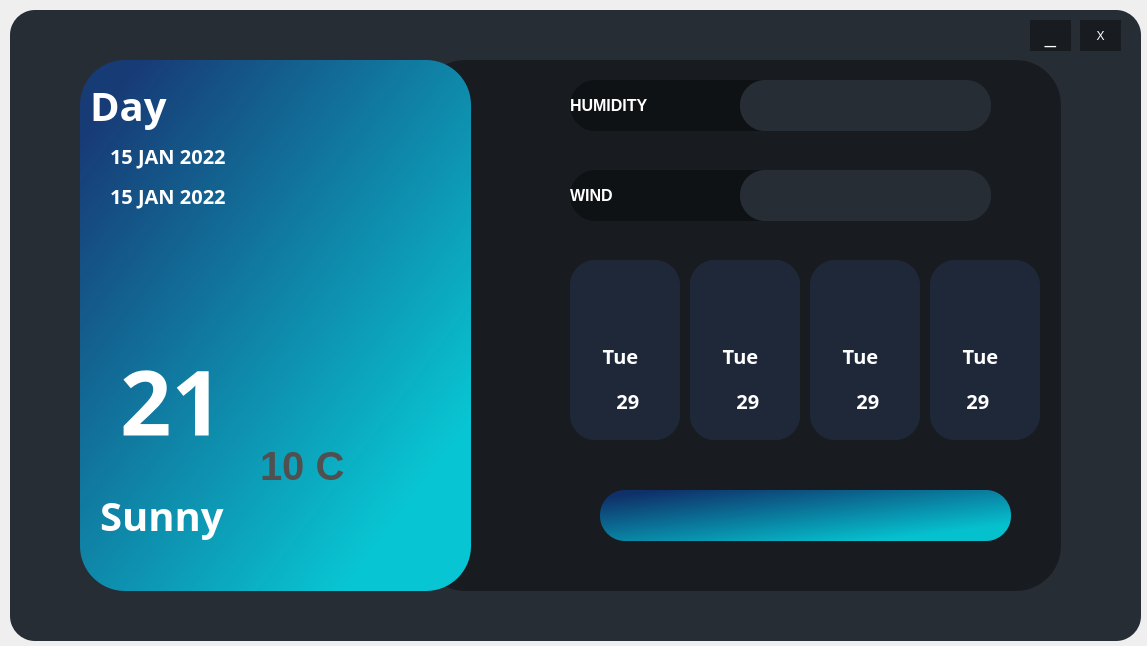
<?xml version="1.0" encoding="UTF-8"?>
<ui version="4.0">
 <class>MainWindow</class>
 <widget class="QMainWindow" name="MainWindow">
  <property name="geometry">
   <rect>
    <x>0</x>
    <y>0</y>
    <width>1147</width>
    <height>646</height>
   </rect>
  </property>
  <property name="windowTitle">
   <string>MainWindow</string>
  </property>
  <property name="layoutDirection">
   <enum>Qt::LeftToRight</enum>
  </property>
  <property name="toolButtonStyle">
   <enum>Qt::ToolButtonTextBesideIcon</enum>
  </property>
  <widget class="QWidget" name="centralwidget">
   <widget class="QFrame" name="frame">
    <property name="enabled">
     <bool>true</bool>
    </property>
    <property name="geometry">
     <rect>
      <x>10</x>
      <y>10</y>
      <width>1131</width>
      <height>631</height>
     </rect>
    </property>
    <property name="styleSheet">
     <string notr="true">QFrame{
background-color: rgb(38, 45, 53);
border-radius:25px;


}</string>
    </property>
    <property name="frameShape">
     <enum>QFrame::StyledPanel</enum>
    </property>
    <property name="frameShadow">
     <enum>QFrame::Raised</enum>
    </property>
    <widget class="QFrame" name="frame_3">
     <property name="geometry">
      <rect>
       <x>680</x>
       <y>250</y>
       <width>110</width>
       <height>180</height>
      </rect>
     </property>
     <property name="styleSheet">
      <string notr="true">QFrame{
background-color:rgb(30,40,56);
}
QFrame:hover{

background-color:rgb(48,57,66);


}</string>
     </property>
     <property name="frameShape">
      <enum>QFrame::StyledPanel</enum>
     </property>
     <property name="frameShadow">
      <enum>QFrame::Raised</enum>
     </property>
     <widget class="QFrame" name="frame_4">
      <property name="geometry">
       <rect>
        <x>130</x>
        <y>0</y>
        <width>110</width>
        <height>180</height>
       </rect>
      </property>
      <property name="styleSheet">
       <string notr="true">QFrame{
background-color:rgb(30,40,56);
}
QFrame:hover{

background-color:rgb(48,57,66);


}</string>
      </property>
      <property name="frameShape">
       <enum>QFrame::StyledPanel</enum>
      </property>
      <property name="frameShadow">
       <enum>QFrame::Raised</enum>
      </property>
     </widget>
     <widget class="QFrame" name="frame_5">
      <property name="geometry">
       <rect>
        <x>300</x>
        <y>0</y>
        <width>110</width>
        <height>180</height>
       </rect>
      </property>
      <property name="styleSheet">
       <string notr="true">QFrame{
background-color:rgb(30,40,56);
}
QFrame:hover{

background-color:rgb(48,57,66);


}</string>
      </property>
      <property name="frameShape">
       <enum>QFrame::StyledPanel</enum>
      </property>
      <property name="frameShadow">
       <enum>QFrame::Raised</enum>
      </property>
     </widget>
     <widget class="QFrame" name="frame_11">
      <property name="geometry">
       <rect>
        <x>0</x>
        <y>0</y>
        <width>110</width>
        <height>180</height>
       </rect>
      </property>
      <property name="styleSheet">
       <string notr="true">QFrame{
background-color:rgb(30,40,56);
}
QFrame:hover{

background-color:rgb(48,57,66);


}</string>
      </property>
      <property name="frameShape">
       <enum>QFrame::StyledPanel</enum>
      </property>
      <property name="frameShadow">
       <enum>QFrame::Raised</enum>
      </property>
      <widget class="QLabel" name="submenuicon1_2">
       <property name="geometry">
        <rect>
         <x>20</x>
         <y>10</y>
         <width>61</width>
         <height>71</height>
        </rect>
       </property>
       <property name="styleSheet">
        <string notr="true">background-color:none;</string>
       </property>
       <property name="text">
        <string/>
       </property>
       <property name="pixmap">
        <pixmap resource="subimages.qrc">:/weather/picdir/weather/64x64/day/113.png</pixmap>
       </property>
       <property name="scaledContents">
        <bool>true</bool>
       </property>
       <property name="alignment">
        <set>Qt::AlignCenter</set>
       </property>
      </widget>
      <widget class="QLabel" name="submenu_day_2">
       <property name="geometry">
        <rect>
         <x>10</x>
         <y>60</y>
         <width>81</width>
         <height>71</height>
        </rect>
       </property>
       <property name="font">
        <font>
         <family>Montserrat</family>
         <pointsize>-1</pointsize>
         <weight>87</weight>
         <bold>true</bold>
        </font>
       </property>
       <property name="styleSheet">
        <string notr="true">background-color:none;
font-family: 'Montserrat', sans-serif;
font-weight:700;
font-size:20px;
color:#FFF</string>
       </property>
       <property name="text">
        <string>Tue</string>
       </property>
       <property name="alignment">
        <set>Qt::AlignCenter</set>
       </property>
      </widget>
      <widget class="QLabel" name="submenu_temp_2">
       <property name="geometry">
        <rect>
         <x>10</x>
         <y>100</y>
         <width>101</width>
         <height>81</height>
        </rect>
       </property>
       <property name="font">
        <font>
         <family>Montserrat</family>
         <pointsize>-1</pointsize>
         <weight>87</weight>
         <bold>true</bold>
        </font>
       </property>
       <property name="styleSheet">
        <string notr="true">background-color:none;
font-family: 'Montserrat', sans-serif;
font-weight:700;
font-size:20px;
color:#FFF</string>
       </property>
       <property name="text">
        <string>29 </string>
       </property>
       <property name="alignment">
        <set>Qt::AlignCenter</set>
       </property>
      </widget>
     </widget>
    </widget>
    <widget class="QLabel" name="label">
     <property name="geometry">
      <rect>
       <x>560</x>
       <y>70</y>
       <width>251</width>
       <height>51</height>
      </rect>
     </property>
     <property name="font">
      <font>
       <family>Segoe UI</family>
       <pointsize>12</pointsize>
       <weight>75</weight>
       <bold>true</bold>
      </font>
     </property>
     <property name="styleSheet">
      <string notr="true">color:#FFF;
background-color: qlineargradient(spread:reflect, x1:0, y1:0, x2:1, y2:0, stop:0 rgba(0, 0, 0, 76), stop:1 rgba(255, 255, 255, 255));
background-color: qlineargradient(spread:pad, x1:0.895522, y1:0.432, x2:1, y2:0.426, stop:1 rgba(0, 0, 0, 94));</string>
     </property>
     <property name="text">
      <string>&lt;html&gt;&lt;head/&gt;&lt;body&gt;&lt;p&gt;    HUMIDITY&lt;/p&gt;&lt;/body&gt;&lt;/html&gt;</string>
     </property>
    </widget>
    <widget class="QLabel" name="label_5">
     <property name="geometry">
      <rect>
       <x>560</x>
       <y>160</y>
       <width>251</width>
       <height>51</height>
      </rect>
     </property>
     <property name="font">
      <font>
       <family>Segoe UI</family>
       <pointsize>12</pointsize>
       <weight>75</weight>
       <bold>true</bold>
      </font>
     </property>
     <property name="styleSheet">
      <string notr="true">background-color: qlineargradient(spread:pad, x1:0.895522, y1:0.432, x2:1, y2:0.426, stop:1 rgba(0, 0, 0, 94));
color:#FFF;</string>
     </property>
     <property name="text">
      <string>&lt;strong&gt;WIND&lt;/strong&gt;</string>
     </property>
    </widget>
    <widget class="QLabel" name="wind_label">
     <property name="geometry">
      <rect>
       <x>730</x>
       <y>160</y>
       <width>251</width>
       <height>51</height>
      </rect>
     </property>
     <property name="font">
      <font>
       <family>Segoe UI</family>
       <pointsize>12</pointsize>
       <weight>75</weight>
       <bold>true</bold>
      </font>
     </property>
     <property name="styleSheet">
      <string notr="true">QFrame{
color:#FFF;

}
QFrame:Hover{
	background-color: qlineargradient(spread:pad, x1:0, y1:1, x2:1, y2:1, stop:1 rgba(0, 0, 0, 84));
}</string>
     </property>
     <property name="text">
      <string/>
     </property>
     <property name="alignment">
      <set>Qt::AlignCenter</set>
     </property>
    </widget>
    <widget class="QLabel" name="temp_label">
     <property name="geometry">
      <rect>
       <x>110</x>
       <y>330</y>
       <width>281</width>
       <height>121</height>
      </rect>
     </property>
     <property name="font">
      <font>
       <family>Montserrat</family>
       <pointsize>-1</pointsize>
       <weight>87</weight>
       <bold>true</bold>
      </font>
     </property>
     <property name="styleSheet">
      <string notr="true">background-color:none;
font-family: 'Montserrat', sans-serif;
font-weight:700;
font-size:90px;
color:#FFF</string>
     </property>
     <property name="text">
      <string>21</string>
     </property>
     <property name="alignment">
      <set>Qt::AlignLeading|Qt::AlignLeft|Qt::AlignVCenter</set>
     </property>
    </widget>
    <widget class="QLabel" name="temp_sttring">
     <property name="geometry">
      <rect>
       <x>90</x>
       <y>460</y>
       <width>361</width>
       <height>91</height>
      </rect>
     </property>
     <property name="font">
      <font>
       <family>Montserrat</family>
       <pointsize>-1</pointsize>
       <weight>87</weight>
       <bold>true</bold>
      </font>
     </property>
     <property name="styleSheet">
      <string notr="true">background-color:none;
font-family: 'Montserrat', sans-serif;
font-weight:700;
font-size:40px;
color:#FFF</string>
     </property>
     <property name="text">
      <string>Sunny</string>
     </property>
     <property name="alignment">
      <set>Qt::AlignLeading|Qt::AlignLeft|Qt::AlignVCenter</set>
     </property>
    </widget>
    <widget class="QLabel" name="day_label">
     <property name="geometry">
      <rect>
       <x>80</x>
       <y>60</y>
       <width>361</width>
       <height>71</height>
      </rect>
     </property>
     <property name="font">
      <font>
       <family>Montserrat</family>
       <pointsize>-1</pointsize>
       <weight>87</weight>
       <bold>true</bold>
      </font>
     </property>
     <property name="styleSheet">
      <string notr="true">background-color:none;
font-family: 'Montserrat', sans-serif;
font-weight:700;
font-size:40px;
color:#FFF</string>
     </property>
     <property name="text">
      <string>Day</string>
     </property>
     <property name="alignment">
      <set>Qt::AlignLeading|Qt::AlignLeft|Qt::AlignVCenter</set>
     </property>
    </widget>
    <widget class="QLabel" name="day_dmy">
     <property name="geometry">
      <rect>
       <x>100</x>
       <y>120</y>
       <width>331</width>
       <height>51</height>
      </rect>
     </property>
     <property name="font">
      <font>
       <family>Montserrat</family>
       <pointsize>-1</pointsize>
       <weight>87</weight>
       <bold>true</bold>
      </font>
     </property>
     <property name="styleSheet">
      <string notr="true">background-color:none;
font-family: 'Montserrat', sans-serif;
font-weight:700;
font-size:20px;
color:#FFF</string>
     </property>
     <property name="text">
      <string>15 JAN 2022</string>
     </property>
     <property name="alignment">
      <set>Qt::AlignLeading|Qt::AlignLeft|Qt::AlignVCenter</set>
     </property>
    </widget>
    <widget class="QLabel" name="label_6">
     <property name="geometry">
      <rect>
       <x>110</x>
       <y>170</y>
       <width>16</width>
       <height>21</height>
      </rect>
     </property>
     <property name="styleSheet">
      <string notr="true">background-color: none;</string>
     </property>
     <property name="text">
      <string/>
     </property>
     <property name="pixmap">
      <pixmap>:/newPrefix/F:/lifeboxyedek/white-location-icon-plectrum-light-stencil-hand-transparent-png-1510888.png</pixmap>
     </property>
     <property name="scaledContents">
      <bool>true</bool>
     </property>
    </widget>
    <widget class="QLabel" name="icon_label">
     <property name="geometry">
      <rect>
       <x>100</x>
       <y>210</y>
       <width>141</width>
       <height>131</height>
      </rect>
     </property>
     <property name="styleSheet">
      <string notr="true">background-color:none;</string>
     </property>
     <property name="text">
      <string/>
     </property>
     <property name="pixmap">
      <pixmap resource="subimages.qrc">:/weather/picdir/weather/64x64/day/113.png</pixmap>
     </property>
     <property name="scaledContents">
      <bool>true</bool>
     </property>
     <property name="alignment">
      <set>Qt::AlignCenter</set>
     </property>
    </widget>
    <widget class="QFrame" name="frame_8">
     <property name="geometry">
      <rect>
       <x>800</x>
       <y>160</y>
       <width>251</width>
       <height>51</height>
      </rect>
     </property>
     <property name="font">
      <font>
       <pointsize>10</pointsize>
      </font>
     </property>
     <property name="styleSheet">
      <string notr="true">QFrame{
background-color: none;
}
QFrame:hover{
background-color:rgb(48,57,66);
}</string>
     </property>
     <property name="frameShape">
      <enum>QFrame::StyledPanel</enum>
     </property>
     <property name="frameShadow">
      <enum>QFrame::Raised</enum>
     </property>
    </widget>
    <widget class="QLabel" name="label_3">
     <property name="geometry">
      <rect>
       <x>70</x>
       <y>50</y>
       <width>391</width>
       <height>531</height>
      </rect>
     </property>
     <property name="styleSheet">
      <string notr="true">border-radius:45px;
background-color:qlineargradient(spread:pad, x1:0.01, y1:0, x2:1, y2:1, stop:0.0696517 rgba(0, 80, 219, 99), stop:0.835821 rgba(0, 240, 255, 199))
</string>
     </property>
     <property name="text">
      <string/>
     </property>
    </widget>
    <widget class="QLabel" name="label_2">
     <property name="geometry">
      <rect>
       <x>70</x>
       <y>50</y>
       <width>391</width>
       <height>531</height>
      </rect>
     </property>
     <property name="styleSheet">
      <string notr="true">background-image: url(:/newPrefix/picdir/background/photo-1559963110-71b394e7494d.jpeg);

border-radius:45px</string>
     </property>
     <property name="text">
      <string/>
     </property>
    </widget>
    <widget class="QPushButton" name="pushButton">
     <property name="geometry">
      <rect>
       <x>1070</x>
       <y>10</y>
       <width>41</width>
       <height>31</height>
      </rect>
     </property>
     <property name="styleSheet">
      <string notr="true">QPushButton{

color:#FFF;
border-radius:20px ;
	background-color: rgb(24, 28, 33);

}
QPushButton:hover{

background-color:rgb(48,57,66);


}</string>
     </property>
     <property name="text">
      <string>X</string>
     </property>
    </widget>
    <widget class="QPushButton" name="pushButton_2">
     <property name="geometry">
      <rect>
       <x>1020</x>
       <y>10</y>
       <width>41</width>
       <height>31</height>
      </rect>
     </property>
     <property name="font">
      <font>
       <family>Segoe UI Symbol</family>
       <pointsize>15</pointsize>
      </font>
     </property>
     <property name="styleSheet">
      <string notr="true">QPushButton{

color:#FFF;
border-radius:20px ;
	background-color: rgb(24, 28, 33);

}
QPushButton:hover{

background-color:rgb(48,57,66);


}</string>
     </property>
     <property name="text">
      <string>_</string>
     </property>
    </widget>
    <widget class="QLabel" name="wind_label_2">
     <property name="geometry">
      <rect>
       <x>730</x>
       <y>70</y>
       <width>251</width>
       <height>51</height>
      </rect>
     </property>
     <property name="font">
      <font>
       <family>Segoe UI</family>
       <pointsize>12</pointsize>
       <weight>75</weight>
       <bold>true</bold>
      </font>
     </property>
     <property name="styleSheet">
      <string notr="true">QFrame{
color:#FFF;

}
QFrame:Hover{
	background-color: qlineargradient(spread:pad, x1:0, y1:1, x2:1, y2:1, stop:1 rgba(0, 0, 0, 84));
}</string>
     </property>
     <property name="text">
      <string/>
     </property>
     <property name="alignment">
      <set>Qt::AlignCenter</set>
     </property>
    </widget>
    <widget class="QLabel" name="lowtemp">
     <property name="geometry">
      <rect>
       <x>250</x>
       <y>420</y>
       <width>201</width>
       <height>71</height>
      </rect>
     </property>
     <property name="font">
      <font>
       <pointsize>-1</pointsize>
       <weight>87</weight>
       <bold>true</bold>
      </font>
     </property>
     <property name="styleSheet">
      <string notr="true">background-color:none;

font-weight:700;
font-size:40px;
color: rgb(80, 80, 80);</string>
     </property>
     <property name="text">
      <string>10 C</string>
     </property>
     <property name="alignment">
      <set>Qt::AlignLeading|Qt::AlignLeft|Qt::AlignVCenter</set>
     </property>
    </widget>
    <widget class="QLabel" name="day_dmy_2">
     <property name="geometry">
      <rect>
       <x>100</x>
       <y>160</y>
       <width>321</width>
       <height>51</height>
      </rect>
     </property>
     <property name="font">
      <font>
       <family>Montserrat</family>
       <pointsize>-1</pointsize>
       <weight>87</weight>
       <bold>true</bold>
      </font>
     </property>
     <property name="styleSheet">
      <string notr="true">background-color:none;
font-family: 'Montserrat', sans-serif;
font-weight:700;
font-size:20px;
color:#FFF</string>
     </property>
     <property name="text">
      <string>15 JAN 2022</string>
     </property>
     <property name="alignment">
      <set>Qt::AlignLeading|Qt::AlignLeft|Qt::AlignVCenter</set>
     </property>
    </widget>
    <widget class="QFrame" name="frame_10">
     <property name="geometry">
      <rect>
       <x>560</x>
       <y>250</y>
       <width>110</width>
       <height>180</height>
      </rect>
     </property>
     <property name="styleSheet">
      <string notr="true">QFrame{
background-color:rgb(30,40,56);
}
QFrame:hover{

background-color:rgb(48,57,66);


}</string>
     </property>
     <property name="frameShape">
      <enum>QFrame::StyledPanel</enum>
     </property>
     <property name="frameShadow">
      <enum>QFrame::Raised</enum>
     </property>
     <widget class="QLabel" name="submenuicon1_1">
      <property name="geometry">
       <rect>
        <x>20</x>
        <y>10</y>
        <width>61</width>
        <height>71</height>
       </rect>
      </property>
      <property name="styleSheet">
       <string notr="true">background-color:none;</string>
      </property>
      <property name="text">
       <string/>
      </property>
      <property name="pixmap">
       <pixmap resource="subimages.qrc">:/weather/picdir/weather/64x64/day/113.png</pixmap>
      </property>
      <property name="scaledContents">
       <bool>true</bool>
      </property>
      <property name="alignment">
       <set>Qt::AlignCenter</set>
      </property>
     </widget>
     <widget class="QLabel" name="submenu_day_1">
      <property name="geometry">
       <rect>
        <x>10</x>
        <y>60</y>
        <width>81</width>
        <height>71</height>
       </rect>
      </property>
      <property name="font">
       <font>
        <family>Montserrat</family>
        <pointsize>-1</pointsize>
        <weight>87</weight>
        <bold>true</bold>
       </font>
      </property>
      <property name="styleSheet">
       <string notr="true">background-color:none;
font-family: 'Montserrat', sans-serif;
font-weight:700;
font-size:20px;
color:#FFF</string>
      </property>
      <property name="text">
       <string>Tue</string>
      </property>
      <property name="alignment">
       <set>Qt::AlignCenter</set>
      </property>
     </widget>
     <widget class="QLabel" name="submenu_temp_1">
      <property name="geometry">
       <rect>
        <x>10</x>
        <y>100</y>
        <width>101</width>
        <height>81</height>
       </rect>
      </property>
      <property name="font">
       <font>
        <family>Montserrat</family>
        <pointsize>-1</pointsize>
        <weight>87</weight>
        <bold>true</bold>
       </font>
      </property>
      <property name="styleSheet">
       <string notr="true">background-color:none;
font-family: 'Montserrat', sans-serif;
font-weight:700;
font-size:20px;
color:#FFF</string>
      </property>
      <property name="text">
       <string>29 </string>
      </property>
      <property name="alignment">
       <set>Qt::AlignCenter</set>
      </property>
     </widget>
     <widget class="QLabel" name="submenu_temp_4">
      <property name="geometry">
       <rect>
        <x>140</x>
        <y>130</y>
        <width>81</width>
        <height>81</height>
       </rect>
      </property>
      <property name="font">
       <font>
        <family>Montserrat</family>
        <pointsize>-1</pointsize>
        <weight>87</weight>
        <bold>true</bold>
       </font>
      </property>
      <property name="styleSheet">
       <string notr="true">background-color:none;
font-family: 'Montserrat', sans-serif;
font-weight:700;
font-size:24px;
color:#FFF</string>
      </property>
      <property name="text">
       <string>29 </string>
      </property>
      <property name="alignment">
       <set>Qt::AlignCenter</set>
      </property>
     </widget>
     <widget class="QLabel" name="abel_6">
      <property name="geometry">
       <rect>
        <x>190</x>
        <y>150</y>
        <width>41</width>
        <height>41</height>
       </rect>
      </property>
      <property name="font">
       <font>
        <family>Montserrat</family>
        <pointsize>-1</pointsize>
        <weight>87</weight>
        <bold>true</bold>
       </font>
      </property>
      <property name="styleSheet">
       <string notr="true">background-color:none;
font-family: 'Montserrat', sans-serif;
font-weight:700;
font-size:24px;
color:#FFF</string>
      </property>
      <property name="text">
       <string>°C</string>
      </property>
      <property name="alignment">
       <set>Qt::AlignCenter</set>
      </property>
     </widget>
     <widget class="QLabel" name="submenu_day_4">
      <property name="geometry">
       <rect>
        <x>150</x>
        <y>90</y>
        <width>81</width>
        <height>71</height>
       </rect>
      </property>
      <property name="font">
       <font>
        <family>Montserrat</family>
        <pointsize>-1</pointsize>
        <weight>87</weight>
        <bold>true</bold>
       </font>
      </property>
      <property name="styleSheet">
       <string notr="true">background-color:none;
font-family: 'Montserrat', sans-serif;
font-weight:700;
font-size:20px;
color:#FFF</string>
      </property>
      <property name="text">
       <string>Tue</string>
      </property>
      <property name="alignment">
       <set>Qt::AlignCenter</set>
      </property>
     </widget>
    </widget>
    <widget class="QFrame" name="frame_12">
     <property name="geometry">
      <rect>
       <x>800</x>
       <y>250</y>
       <width>110</width>
       <height>180</height>
      </rect>
     </property>
     <property name="styleSheet">
      <string notr="true">QFrame{
background-color:rgb(30,40,56);
}
QFrame:hover{

background-color:rgb(48,57,66);


}</string>
     </property>
     <property name="frameShape">
      <enum>QFrame::StyledPanel</enum>
     </property>
     <property name="frameShadow">
      <enum>QFrame::Raised</enum>
     </property>
     <widget class="QLabel" name="submenuicon1_3">
      <property name="geometry">
       <rect>
        <x>20</x>
        <y>10</y>
        <width>61</width>
        <height>71</height>
       </rect>
      </property>
      <property name="styleSheet">
       <string notr="true">background-color:none;</string>
      </property>
      <property name="text">
       <string/>
      </property>
      <property name="pixmap">
       <pixmap resource="subimages.qrc">:/weather/picdir/weather/64x64/day/113.png</pixmap>
      </property>
      <property name="scaledContents">
       <bool>true</bool>
      </property>
      <property name="alignment">
       <set>Qt::AlignCenter</set>
      </property>
     </widget>
     <widget class="QLabel" name="submenu_day_3">
      <property name="geometry">
       <rect>
        <x>10</x>
        <y>60</y>
        <width>81</width>
        <height>71</height>
       </rect>
      </property>
      <property name="font">
       <font>
        <family>Montserrat</family>
        <pointsize>-1</pointsize>
        <weight>87</weight>
        <bold>true</bold>
       </font>
      </property>
      <property name="styleSheet">
       <string notr="true">background-color:none;
font-family: 'Montserrat', sans-serif;
font-weight:700;
font-size:20px;
color:#FFF</string>
      </property>
      <property name="text">
       <string>Tue</string>
      </property>
      <property name="alignment">
       <set>Qt::AlignCenter</set>
      </property>
     </widget>
     <widget class="QLabel" name="submenu_temp_3">
      <property name="geometry">
       <rect>
        <x>10</x>
        <y>100</y>
        <width>101</width>
        <height>81</height>
       </rect>
      </property>
      <property name="font">
       <font>
        <family>Montserrat</family>
        <pointsize>-1</pointsize>
        <weight>87</weight>
        <bold>true</bold>
       </font>
      </property>
      <property name="styleSheet">
       <string notr="true">background-color:none;
font-family: 'Montserrat', sans-serif;
font-weight:700;
font-size:20px;
color:#FFF</string>
      </property>
      <property name="text">
       <string>29 </string>
      </property>
      <property name="alignment">
       <set>Qt::AlignCenter</set>
      </property>
     </widget>
    </widget>
    <widget class="QFrame" name="frame_13">
     <property name="geometry">
      <rect>
       <x>920</x>
       <y>250</y>
       <width>110</width>
       <height>180</height>
      </rect>
     </property>
     <property name="styleSheet">
      <string notr="true">QFrame{
background-color:rgb(30,40,56);
}
QFrame:hover{

background-color:rgb(48,57,66);


}</string>
     </property>
     <property name="frameShape">
      <enum>QFrame::StyledPanel</enum>
     </property>
     <property name="frameShadow">
      <enum>QFrame::Raised</enum>
     </property>
     <widget class="QLabel" name="submenuicon1_4">
      <property name="geometry">
       <rect>
        <x>20</x>
        <y>10</y>
        <width>61</width>
        <height>71</height>
       </rect>
      </property>
      <property name="styleSheet">
       <string notr="true">background-color:none;</string>
      </property>
      <property name="text">
       <string/>
      </property>
      <property name="pixmap">
       <pixmap resource="subimages.qrc">:/weather/picdir/weather/64x64/day/113.png</pixmap>
      </property>
      <property name="scaledContents">
       <bool>true</bool>
      </property>
      <property name="alignment">
       <set>Qt::AlignCenter</set>
      </property>
     </widget>
     <widget class="QLabel" name="submenu_day_5">
      <property name="geometry">
       <rect>
        <x>10</x>
        <y>60</y>
        <width>81</width>
        <height>71</height>
       </rect>
      </property>
      <property name="font">
       <font>
        <family>Montserrat</family>
        <pointsize>-1</pointsize>
        <weight>87</weight>
        <bold>true</bold>
       </font>
      </property>
      <property name="styleSheet">
       <string notr="true">background-color:none;
font-family: 'Montserrat', sans-serif;
font-weight:700;
font-size:20px;
color:#FFF</string>
      </property>
      <property name="text">
       <string>Tue</string>
      </property>
      <property name="alignment">
       <set>Qt::AlignCenter</set>
      </property>
     </widget>
     <widget class="QLabel" name="submenu_temp_7">
      <property name="geometry">
       <rect>
        <x>0</x>
        <y>100</y>
        <width>101</width>
        <height>81</height>
       </rect>
      </property>
      <property name="font">
       <font>
        <family>Montserrat</family>
        <pointsize>-1</pointsize>
        <weight>87</weight>
        <bold>true</bold>
       </font>
      </property>
      <property name="styleSheet">
       <string notr="true">background-color:none;
font-family: 'Montserrat', sans-serif;
font-weight:700;
font-size:20px;
color:#FFF</string>
      </property>
      <property name="text">
       <string>29 </string>
      </property>
      <property name="alignment">
       <set>Qt::AlignCenter</set>
      </property>
     </widget>
    </widget>
    <widget class="QLabel" name="label_4">
     <property name="geometry">
      <rect>
       <x>410</x>
       <y>50</y>
       <width>641</width>
       <height>531</height>
      </rect>
     </property>
     <property name="styleSheet">
      <string notr="true">background-color: qlineargradient(spread:pad, x1:0.895522, y1:0.432, x2:1, y2:0.426, stop:1 rgba(0, 0, 0, 94));

border-radius:45px;</string>
     </property>
     <property name="text">
      <string/>
     </property>
    </widget>
    <widget class="QLineEdit" name="lineEdit">
     <property name="geometry">
      <rect>
       <x>590</x>
       <y>480</y>
       <width>411</width>
       <height>51</height>
      </rect>
     </property>
     <property name="font">
      <font>
       <family>Segoe UI Semibold</family>
       <pointsize>18</pointsize>
       <weight>75</weight>
       <bold>true</bold>
      </font>
     </property>
     <property name="cursor">
      <cursorShape>IBeamCursor</cursorShape>
     </property>
     <property name="mouseTracking">
      <bool>true</bool>
     </property>
     <property name="focusPolicy">
      <enum>Qt::ClickFocus</enum>
     </property>
     <property name="styleSheet">
      <string notr="true">color:#FFF;
border-radius:25px;
background-color: qlineargradient(spread:pad, x1:0.01, y1:0, x2:1, y2:1, stop:0.0696517 rgba(0, 80, 219, 99), stop:0.835821 rgba(0, 240, 255, 199));
</string>
     </property>
     <property name="text">
      <string/>
     </property>
     <property name="maxLength">
      <number>50</number>
     </property>
     <property name="frame">
      <bool>true</bool>
     </property>
     <property name="alignment">
      <set>Qt::AlignCenter</set>
     </property>
     <property name="dragEnabled">
      <bool>true</bool>
     </property>
     <property name="cursorMoveStyle">
      <enum>Qt::VisualMoveStyle</enum>
     </property>
     <property name="clearButtonEnabled">
      <bool>true</bool>
     </property>
    </widget>
    <widget class="QPushButton" name="pushButton_3">
     <property name="geometry">
      <rect>
       <x>590</x>
       <y>480</y>
       <width>411</width>
       <height>51</height>
      </rect>
     </property>
     <property name="styleSheet">
      <string notr="true">QPushButton{
background-image: url(:/newPrefix/F:/lifeboxyedek/white-location-icon-plectrum-light-stencil-hand-transparent-png-1510888.png);
border-radius:20px;
}
QPushButton:hover{

	background-color: qlineargradient(spread:pad, x1:0, y1:0, x2:0.975124, y2:0.563, stop:0 rgba(0, 59, 255, 148), stop:1 rgba(76, 76, 76, 151));


}</string>
     </property>
     <property name="text">
      <string/>
     </property>
     <property name="icon">
      <iconset resource="subimages.qrc">
       <normaloff>:/newPrefix/picdir/white-location-icon-plectrum-light-stencil-hand-transparent-png-1510888.png</normaloff>:/newPrefix/picdir/white-location-icon-plectrum-light-stencil-hand-transparent-png-1510888.png</iconset>
     </property>
     <property name="iconSize">
      <size>
       <width>35</width>
       <height>35</height>
      </size>
     </property>
    </widget>
    <zorder>label_4</zorder>
    <zorder>label</zorder>
    <zorder>label_5</zorder>
    <zorder>frame_8</zorder>
    <zorder>label_2</zorder>
    <zorder>frame_3</zorder>
    <zorder>label_6</zorder>
    <zorder>label_3</zorder>
    <zorder>temp_sttring</zorder>
    <zorder>day_label</zorder>
    <zorder>day_dmy</zorder>
    <zorder>temp_label</zorder>
    <zorder>icon_label</zorder>
    <zorder>pushButton</zorder>
    <zorder>pushButton_2</zorder>
    <zorder>wind_label</zorder>
    <zorder>wind_label_2</zorder>
    <zorder>lowtemp</zorder>
    <zorder>day_dmy_2</zorder>
    <zorder>frame_10</zorder>
    <zorder>frame_12</zorder>
    <zorder>frame_13</zorder>
    <zorder>lineEdit</zorder>
    <zorder>pushButton_3</zorder>
   </widget>
  </widget>
 </widget>
 <resources>
  <include location="subimages.qrc"/>
 </resources>
 <connections/>
</ui>
